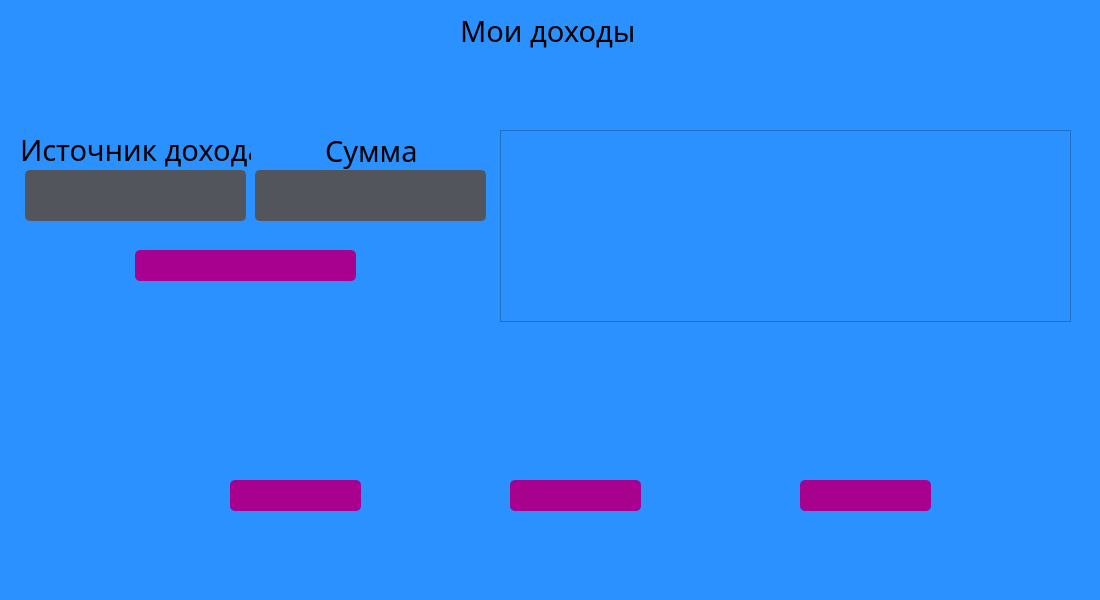
<?xml version="1.0" encoding="UTF-8"?>
<ui version="4.0">
 <class>MainWindow</class>
 <widget class="QMainWindow" name="MainWindow">
  <property name="geometry">
   <rect>
    <x>0</x>
    <y>0</y>
    <width>1100</width>
    <height>600</height>
   </rect>
  </property>
  <property name="windowTitle">
   <string>Финансовый Следопыт</string>
  </property>
  <property name="styleSheet">
   <string notr="true">background-color: rgb(42, 145, 255)</string>
  </property>
  <widget class="QWidget" name="centralwidget">
   <widget class="QPushButton" name="income_button">
    <property name="geometry">
     <rect>
      <x>230</x>
      <y>480</y>
      <width>131</width>
      <height>31</height>
     </rect>
    </property>
    <property name="font">
     <font>
      <family>Impact</family>
      <pointsize>14</pointsize>
     </font>
    </property>
    <property name="styleSheet">
     <string notr="true">QPushButton{
	color: white;
	background-color: rgb(168, 0, 143);
	border-radius: 5;
}

QPushButton::hover{
	background-color: rgb(138, 0, 120);
}</string>
    </property>
    <property name="text">
     <string/>
    </property>
   </widget>
   <widget class="QLineEdit" name="income_input">
    <property name="enabled">
     <bool>true</bool>
    </property>
    <property name="geometry">
     <rect>
      <x>25</x>
      <y>170</y>
      <width>221</width>
      <height>51</height>
     </rect>
    </property>
    <property name="font">
     <font>
      <family>Impact</family>
      <pointsize>14</pointsize>
     </font>
    </property>
    <property name="mouseTracking">
     <bool>true</bool>
    </property>
    <property name="focusPolicy">
     <enum>Qt::ClickFocus</enum>
    </property>
    <property name="styleSheet">
     <string notr="true">background-color:rgb(83, 85, 93);
border: 2px solid rgb(83, 85, 93);
border-radius: 5;
color:white</string>
    </property>
    <property name="frame">
     <bool>true</bool>
    </property>
    <property name="alignment">
     <set>Qt::AlignCenter</set>
    </property>
    <property name="placeholderText">
     <string/>
    </property>
   </widget>
   <widget class="QLabel" name="money_3">
    <property name="geometry">
     <rect>
      <x>325</x>
      <y>130</y>
      <width>91</width>
      <height>41</height>
     </rect>
    </property>
    <property name="font">
     <font>
      <family>Impact</family>
      <pointsize>22</pointsize>
     </font>
    </property>
    <property name="autoFillBackground">
     <bool>false</bool>
    </property>
    <property name="styleSheet">
     <string notr="true">background-color: None</string>
    </property>
    <property name="text">
     <string>Сумма</string>
    </property>
   </widget>
   <widget class="QLabel" name="money_2">
    <property name="geometry">
     <rect>
      <x>20</x>
      <y>130</y>
      <width>231</width>
      <height>41</height>
     </rect>
    </property>
    <property name="font">
     <font>
      <family>Impact</family>
      <pointsize>22</pointsize>
     </font>
    </property>
    <property name="autoFillBackground">
     <bool>false</bool>
    </property>
    <property name="styleSheet">
     <string notr="true">background-color: None</string>
    </property>
    <property name="text">
     <string>&lt;html&gt;&lt;head/&gt;&lt;body&gt;&lt;p align=&quot;center&quot;&gt;Источник дохода&lt;/p&gt;&lt;/body&gt;&lt;/html&gt;</string>
    </property>
   </widget>
   <widget class="QLineEdit" name="amount_input">
    <property name="enabled">
     <bool>true</bool>
    </property>
    <property name="geometry">
     <rect>
      <x>255</x>
      <y>170</y>
      <width>231</width>
      <height>51</height>
     </rect>
    </property>
    <property name="font">
     <font>
      <family>Impact</family>
      <pointsize>14</pointsize>
     </font>
    </property>
    <property name="mouseTracking">
     <bool>true</bool>
    </property>
    <property name="focusPolicy">
     <enum>Qt::ClickFocus</enum>
    </property>
    <property name="styleSheet">
     <string notr="true">background-color:rgb(83, 85, 93);
border: 2px solid rgb(83, 85, 93);
border-radius: 5;
color:white</string>
    </property>
    <property name="frame">
     <bool>true</bool>
    </property>
    <property name="alignment">
     <set>Qt::AlignCenter</set>
    </property>
    <property name="placeholderText">
     <string/>
    </property>
   </widget>
   <widget class="QLabel" name="login_img_2">
    <property name="geometry">
     <rect>
      <x>430</x>
      <y>470</y>
      <width>51</width>
      <height>51</height>
     </rect>
    </property>
    <property name="focusPolicy">
     <enum>Qt::ClickFocus</enum>
    </property>
    <property name="text">
     <string/>
    </property>
    <property name="pixmap">
     <pixmap>C:/Users/Misha/Downloads/Проект/user.png</pixmap>
    </property>
    <property name="scaledContents">
     <bool>true</bool>
    </property>
    <property name="alignment">
     <set>Qt::AlignCenter</set>
    </property>
   </widget>
   <widget class="QPushButton" name="add_button">
    <property name="geometry">
     <rect>
      <x>135</x>
      <y>250</y>
      <width>221</width>
      <height>31</height>
     </rect>
    </property>
    <property name="font">
     <font>
      <family>Impact</family>
      <pointsize>14</pointsize>
     </font>
    </property>
    <property name="styleSheet">
     <string notr="true">QPushButton{
	color: white;
	background-color: rgb(168, 0, 143);
	border-radius: 5;
}

QPushButton::hover{
	background-color: rgb(138, 0, 120);
}</string>
    </property>
    <property name="text">
     <string/>
    </property>
   </widget>
   <widget class="QPushButton" name="distribution_button">
    <property name="geometry">
     <rect>
      <x>800</x>
      <y>480</y>
      <width>131</width>
      <height>31</height>
     </rect>
    </property>
    <property name="font">
     <font>
      <family>Impact</family>
      <pointsize>14</pointsize>
     </font>
    </property>
    <property name="styleSheet">
     <string notr="true">QPushButton{
	color: white;
	background-color: rgb(168, 0, 143);
	border-radius: 5;
}

QPushButton::hover{
	background-color: rgb(138, 0, 120);
}</string>
    </property>
    <property name="text">
     <string/>
    </property>
   </widget>
   <widget class="QLabel" name="login_img_3">
    <property name="geometry">
     <rect>
      <x>720</x>
      <y>470</y>
      <width>51</width>
      <height>51</height>
     </rect>
    </property>
    <property name="focusPolicy">
     <enum>Qt::ClickFocus</enum>
    </property>
    <property name="text">
     <string/>
    </property>
    <property name="pixmap">
     <pixmap>C:/Users/Misha/Downloads/Проект/user.png</pixmap>
    </property>
    <property name="scaledContents">
     <bool>true</bool>
    </property>
    <property name="alignment">
     <set>Qt::AlignCenter</set>
    </property>
   </widget>
   <widget class="QLabel" name="login_img">
    <property name="geometry">
     <rect>
      <x>170</x>
      <y>470</y>
      <width>51</width>
      <height>51</height>
     </rect>
    </property>
    <property name="focusPolicy">
     <enum>Qt::ClickFocus</enum>
    </property>
    <property name="text">
     <string/>
    </property>
    <property name="pixmap">
     <pixmap>C:/Users/Misha/Downloads/Проект/user.png</pixmap>
    </property>
    <property name="scaledContents">
     <bool>true</bool>
    </property>
    <property name="alignment">
     <set>Qt::AlignCenter</set>
    </property>
   </widget>
   <widget class="QTableWidget" name="table_income">
    <property name="geometry">
     <rect>
      <x>500</x>
      <y>130</y>
      <width>571</width>
      <height>192</height>
     </rect>
    </property>
   </widget>
   <widget class="QPushButton" name="expenses_button">
    <property name="geometry">
     <rect>
      <x>510</x>
      <y>480</y>
      <width>131</width>
      <height>31</height>
     </rect>
    </property>
    <property name="font">
     <font>
      <family>Impact</family>
      <pointsize>14</pointsize>
     </font>
    </property>
    <property name="styleSheet">
     <string notr="true">QPushButton{
	color: white;
	background-color: rgb(168, 0, 143);
	border-radius: 5;
}

QPushButton::hover{
	background-color: rgb(138, 0, 120);
}</string>
    </property>
    <property name="text">
     <string/>
    </property>
   </widget>
   <widget class="QLabel" name="money">
    <property name="geometry">
     <rect>
      <x>460</x>
      <y>0</y>
      <width>181</width>
      <height>61</height>
     </rect>
    </property>
    <property name="font">
     <font>
      <family>Impact</family>
      <pointsize>22</pointsize>
     </font>
    </property>
    <property name="text">
     <string>Мои доходы</string>
    </property>
   </widget>
  </widget>
  <widget class="QMenuBar" name="menubar">
   <property name="geometry">
    <rect>
     <x>0</x>
     <y>0</y>
     <width>1100</width>
     <height>21</height>
    </rect>
   </property>
  </widget>
  <widget class="QStatusBar" name="statusbar"/>
 </widget>
 <resources/>
 <connections/>
</ui>
